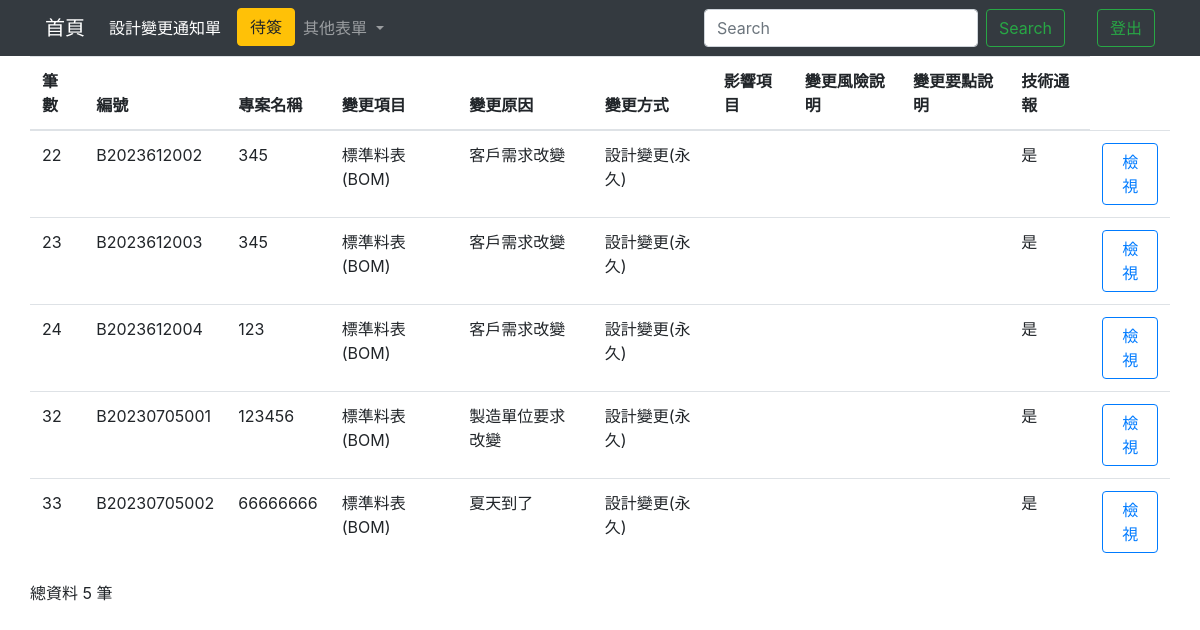
The page /changeallIndex/ on the database as committed earlier.
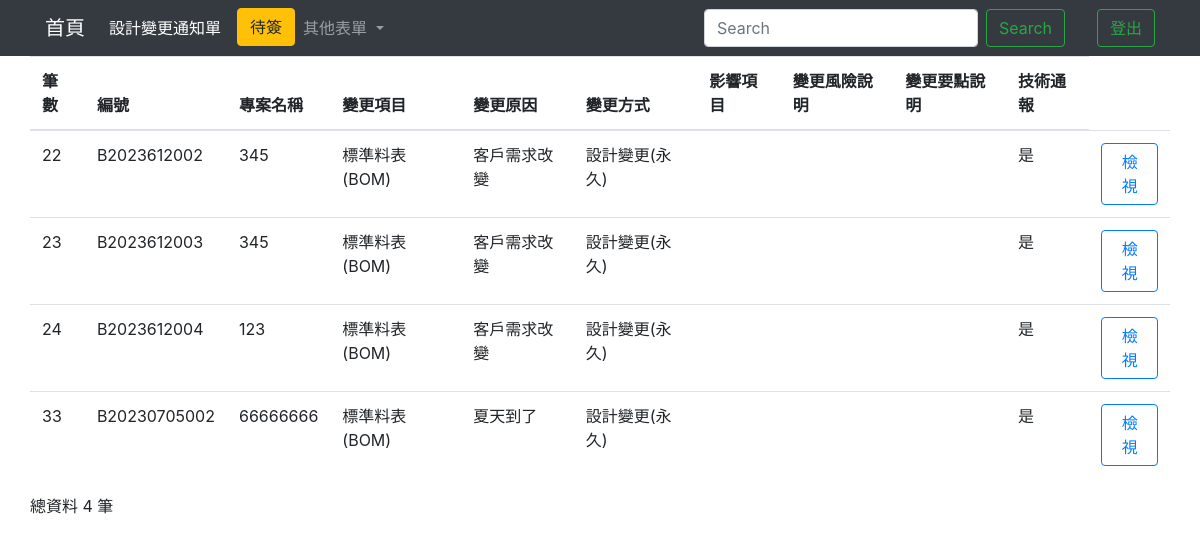
The same page on the database as committed later.
### testapp/models.py (models this page shows)
class Change(models.Model):
    cNumber = models.CharField(max_length=50, default='', null=False) #編號
    cProjectName = models.CharField(max_length=50, default='', null=False) #專案名稱
    cChangeitem = models.CharField(max_length=20, null=False) #變更項目
    cChangereason = models.CharField(max_length=20, null=False) #變更原因
    cHowChange = models.CharField(max_length=10, null=False)#如何變更(設計變更、規格變更)
    cAffectitem = models.TextField()#影響項目
    cEarn = models.CharField(max_length=10,null=False,default='')#有償無償
    cRisk = models.TextField()#變更風險說明
    cKeypoint = models.TextField()#變更要點說明
    cOption_FS = models.TextField()#廠務部建議
    cOption_Design = models.TextField()#設計部建議
    cOption_Quality = models.TextField()#品管部建議
    cOption_Purchase = models.TextField()#採購建議
    cCC = models.CharField(max_length=10, blank=True) #副本印製
    cTech_bulletin = models.CharField(max_length=5, null=False)#是否技術通報
    cApproved = models.CharField(max_length=20,blank=True)#核准人
    cReview = models.CharField(max_length=20,blank=True)#審查人
    cUndertaker = models.CharField(max_length=20,blank=True)#承辦人
    cFs_Sign = models.CharField(max_length=5,blank=True) #廠務部是否有簽名
    cDesign_Sign = models.CharField(max_length=5,blank=True) #設計部是否有簽名
    cQuality_Sign = models.CharField(max_length=5,blank=True)  #品管部是否有簽名
    cPurchase_Sign = models.CharField(max_length=5,blank=True) #採購是否有簽名
    home = models.OneToOneField(Home, on_delete=models.CASCADE,default='')

### testapp/views.py (the view)
# urls.py: path('changeallIndex/',changeallIndex),
def changeallIndex(request):
    if request.user.is_authenticated:
        username=request.user.username
        authenticate=request.user.is_staff
        firstname = request.user.first_name
    if 'q' in request.GET:
        q = request.GET['q']
        multiple_q = Q(Q(cNumber__icontains=q) | Q(cProjectName__icontains=q) | Q(cChangeitem__icontains=q) | Q(cChangereason__icontains=q) | Q(cHowChange__icontains=q))
        changeall = Change.objects.filter(multiple_q)
    else:
        changeall = Change.objects.all().order_by("id")
    changeallCount = len(changeall)
    return render(request, "changeall_Index.html",locals())

### templates/changeall_Index.html (shortened to what this page needs)
<!DOCTYPE html>
<html lang="en">
<head>
  <link rel="stylesheet" href="https://cdn.jsdelivr.net/npm/bootstrap@4.6.2/dist/css/bootstrap.min.css">
  {% load static %}
</head>
<body>
  <nav class="navbar navbar-expand-lg navbar-dark bg-dark">
    <div class="container">
      <a class="navbar-brand" href="/homeIndex/">首頁</a>
      <div class="collapse navbar-collapse" id="navbarSupportedContent">
        <ul class="navbar-nav mr-auto">
          <li class="nav-item active">
            <a class="nav-link disabled">設計變更通知單 <span class="sr-only">(current)</span></a>
          </li>
          <ul class="navbar-nav ml-2">
            <li class="nav-item">
              <button class="btn btn-warning my-2 my-sm-0" id="{{firstname}}" onclick="perosonIndex(event)">待簽</button>
            </li>
          </ul>
          <li class="nav-item dropdown">
            <a class="nav-link dropdown-toggle" href="#" role="button" data-toggle="dropdown" aria-expanded="false">
              其他表單
            </a>
          </li>
        </ul>
        <form class="form-inline my-2 my-lg-0">
          <input class="form-control mr-sm-2" name='q' type="search" placeholder="Search" aria-label="Search">
          <button class="btn btn-outline-success my-2 my-sm-0" type="submit">Search</button>
        </form>
        <ul class="navbar-nav ml-2">
          <li class="nav-item active">
            <a class="nav-link disabled" style="color: green;">{{firstname}} <span class="sr-only">(current)</span></a>
          </li>
        </ul>
        <ul class="navbar-nav ml-2">
          <li class="nav-item">
            <button class="btn btn-outline-success my-2 my-sm-0" onclick="Logout(event)">登出</button>
          </li>
        </ul>
      </div>
    </div>
  </nav>
  <form action="." method="POST">
    <div class="container">
      <div class="row">
        <table class="table">
          <thead>
            <th scope="col">筆數</th>
            <th scope="col">編號</th>
            <th scope="col">專案名稱</th>
            <th scope="col">變更項目</th>
            <th scope="col">變更原因</th>
            <th scope="col">變更方式</th>
            <th scope="col">影響項目</th>
            <th scope="col">變更風險說明</th>
            <th scope="col">變更要點說明</th>
            <th scope="col">技術通報</th>
          </thead>
          <tbody>
            {% for unit in changeall %}
            <tr>
              <td>{{unit.id}}</td>
              <td>{{unit.cNumber}}</td>
              <td>{{unit.cProjectName}}</td>
              <td>{{unit.cChangeitem}}</td>
              <td>{{unit.cChangereason}}</td>
              <td>{{unit.cHowChange}}</td>
              <td>{{unit.cAffectitem}}</td>
              <td>{{unit.cRisk}}</td>
              <td>{{unit.cKeypoint}}</td>
              <td>{{unit.cTech_bulletin}}</td>
              <td>
                <button type="button" class="btn btn-outline-primary" id="{{unit.cNumber}}" onclick="View()">檢視</button>
              </td>
            </tr>
            {% endfor %}
          </tbody>
        </table>
      </div>
    </div>
  </form>
  <div class="container">
    <div class="row">
      <p>總資料 {{changeallCount}} 筆</p>
    </div>
  </div>
</body>
</html>

Rows that differ between the two databases and show on the page:
removed Change: id "32", cNumber "B20230705001", cProjectName "123456", cChangeitem "標準料表(BOM)", cChangereason "製造單位要求改變", cHowChange "設計變更(永久)", cTech_bulletin "是"
Other text that changed with them:
{{ changeallCount }}: "5" → "4"
